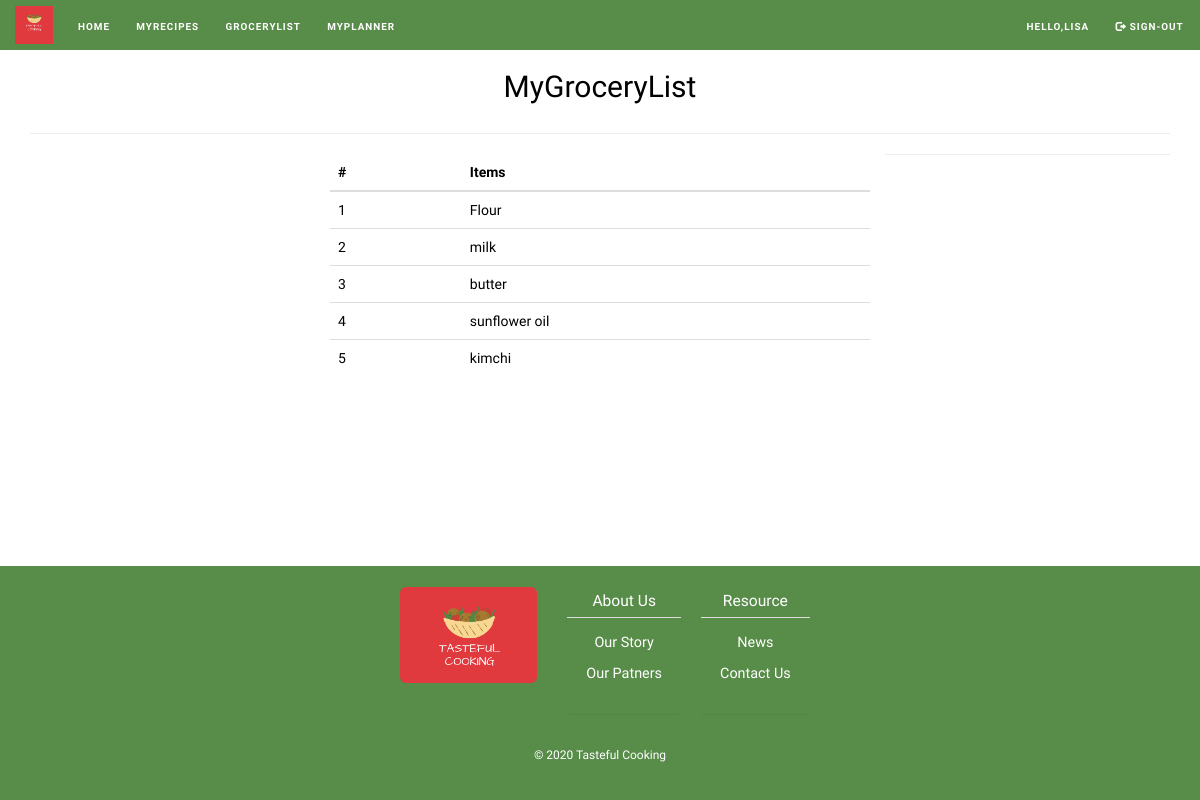
Screenshot of /grocery/list/ (signed in) with the database file from the repository.
### recipes/models.py (models this page shows)
class Grocery(models.Model):
    recipe = models.ForeignKey(Recipe, on_delete=models.CASCADE)
    user = models.ForeignKey(User, on_delete=models.CASCADE)
    content = models.CharField(max_length=50)
    created_at = models.DateTimeField(auto_now_add=True)
    updated_at = models.DateTimeField(auto_now=True)

### recipes/views.py (the view)
# urls.py: path('grocery/list/', grocerylist, name='grocerylist'), # show grocery items of selected recipes in above link.
@login_required
def grocerylist(request):
    grocerys = []
    if request.method == 'POST':
        try:
            recipeIds = dict(request.POST)['recipeIds']
            print(recipeIds)
            qs_union = Grocery.objects.none()
            for recipeid in recipeIds:
                qs = Grocery.objects.filter(recipe_id=int(recipeid))
                qs_union = qs_union.union(qs)
            grocerys = qs_union.all()
        except Exception as e:
            pass
    else:
        grocerys = Grocery.objects.filter(user=request.user).all()
    return render(request, 'grocerylist.html', {'grocerys': grocerys})

### templates/grocerylist.html (shortened to what this page needs)
{% extends "base.html" %}
{% block content %}
{% load static %}
  <div class="row">
    <h2 class="text-center">MyGroceryList</h2>
  </div>
  <hr>
  {% if grocerys %}
 <div class="col-lg-6 col-lg-offset-3">
   <table class="table">
     <thead>
       <tr>
         <th>#</th>
         <th>Items</th>
       </tr>
     </thead>
     <tbody>
       {% for grocery in grocerys %}
       <tr>
         <td></td>
         <td>{{grocery.content}}</td>
       </tr>
       {% endfor %}
     </tbody>
   </table>
 </div>
  {% endif %}
{% endblock %}

### templates/base.html (shortened to what this page needs)
<!DOCTYPE html>
<html lang="en">
<head>
  {% load static %}
  <link rel="stylesheet" href="https://maxcdn.bootstrapcdn.com/bootstrap/3.4.1/css/bootstrap.min.css">
  <link rel="stylesheet" href="https://cdnjs.cloudflare.com/ajax/libs/bootstrap-datepicker/1.9.0/css/bootstrap-datepicker.min.css">
  <link rel="stylesheet" type="text/css" href="{% static "styles/main.css" %}">
</head>
<body>
  <div class="site">
    <header class="site-header">
      <nav class="navbar navbar-inverse">
        <div class="container-fluid">
          <div class="navbar-header">
            <a class="navbar-brand" href="#"><img src="{% static "images/logo.png" %}" ></a>
          </div>
          <ul class="nav navbar-nav">
            <li><a class="nav-link" href="{% url 'home' %}">Home</a></li>
            <li><a class="nav-link" href="{% url 'myrecipes' %}">MyRecipes</a></li>
            <li><a class="nav-link" href="{% url 'mygrocery' %}">GroceryList</a></li>
            <li><a class="nav-link" href="{% url 'planner' %}">MyPlanner</a></li>
          </ul>
          <ul class="nav navbar-nav navbar-right">
            {% if user.is_authenticated %}
            <li><a class="nav-link" href="#">Hello,{{request.user.first_name}}</a></li>
            <li><a href="{% url 'logout' %}"><span class="glyphicon glyphicon-log-out"></span> Sign-out</a></li>
            {% else %}
              <li><a class="nav-link" href="{% url 'signup' %}"><span class="glyphicon glyphicon-user"></span> Join Free</a></li>
              <li><a class="nav-link" href="{% url 'login' %}"><span class="glyphicon glyphicon-log-in"></span> Sign-in</a></li>
          {% endif %}
        </ul>
        </div>
      </nav>
    </header>
    <div class="site-content">
      <div class="container">
        <div class="row">
          <div class="col-md-12"style="min-height: 62vh">
              {% block content %}
              {% endblock %}
              <hr>
          </div>
        </div>
      </div>
    </div>
    <footer class="site-footer">
      <div class="footer_top">
      <div class="s_image_wrapper">
        <img src="{% static "images/logo.png" %}" class="img-rounded" style="width:100%">
      </div>
      <div class="footer_right">
        <div class="panel panel-default">
          <div class="panel-heading">About Us</div>
          <div class="panel-body"><a href="{% url 'ourstory' %}">Our Story</a></div>
          <div class="panel-body"><a href="{% url 'ourpatners' %}">Our Patners</a></div>
        </div>
        <div class="panel panel-default">
          <div class="panel-heading">Resource</div>
          <div class="panel-body"><a href="{% url 'news' %}">News</a></div>
          <div class="panel-body"><a href="{% url 'contactus' %}">Contact Us</a></div>
        </div>
      </div>
    </div>
        <div class="copyright">&copy; 2020 Tasteful Cooking</div>
    </footer>
  </div>
 </body>
</html>

### recipes/static/styles/main.css (style rules this page uses)
body { font-family: 'Josefin Sans', sans-serif; color: black; }
.site { position: relative; margin: 0; padding: 0; min-height: 100vh; width: 100%; background:#588C49; }
.navbar-inverse .navbar-nav>li>a { color: #fff; padding: 17px 10px 10px; }
.site-header { width: 100%; }
.site-content { background:#ffffff; width: 100%; padding-bottom: 20px; }
.site-footer { position: relative; margin: 0; bottom: 0; height: auto; width: 100%; background: #588C49; text-align: center; font-size: 1.2rem; color: #fff; padding-bottom: 12px; }
.footer_top { display: flex; justify-content: center; padding: 24px 0 33px; }
.footer_right { display: flex; }
.s_image_wrapper { height: 96px; overflow: hidden; border-radius: 0; display: flex; width: 137px; flex: 0 0 auto; margin: -3px 20px 31px; }
.s_image_wrapper img { object-fit: cover; object-position: 0 -10px; }
.footer_right .panel { margin: 0 10px; border: none; background: transparent; }
.footer_right .panel .panel-heading { background: none; color: #fff; font-size: 1.3em; padding: 0 0 5px; margin-bottom: 10px; }
.footer_right .panel .panel-body { padding: 5px 19px; }
.footer_right .panel a { color: #fff; font-size: 1.2em; }
.navbar-inverse .navbar-nav>li>a { font-size: 1.1em; }
.navbar { text-transform: uppercase; font-weight: 700; font-size: .9rem; letter-spacing: .1rem; background: #588C49; border: none; margin: 0; }
.navbar-brand img { height: 2rem; }
.navbar-nav li { padding-right: .7em; }
.panel-heading { background-color: #588C49; color: white; }
.navbar-brand img { height: 3.8rem; margin-top: -9px; }

### templates/grocerylist.html (style rules this page uses)
table { counter-reset: rowNumber; }
table tr > td:first-child { counter-increment: rowNumber; }
table tr td:first-child::before { content: counter(rowNumber); min-width: 1em; margin-right: 0.5em; }

### rows the page displays
Grocery: content "Flour"
Grocery: content "milk"
Grocery: content "butter"
Grocery: content "sunflower oil"
Grocery: content "kimchi"

### other values shown
{{ request.user.first_name }} "LISA"
